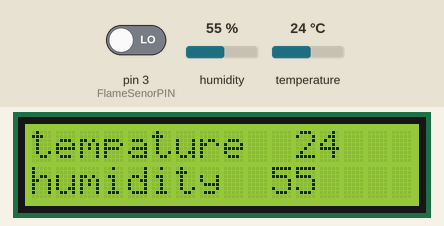
This sketch was run on a simulated Arduino Uno, built with avr-gcc and run on an emulated ATmega328P. On the bench: 16×2 character LCD. The test bench sets the inputs (shaded band); at power-on: pin 3 (FlameSenorPIN) LOW, humidity 55 %, temperature 24 °C. The modem accepts every AT command (registered, SIM ready, sends succeed) and sends nothing else; what the sketch prints to the serial monitor is not drawn.

Above: at 20.2 s.

The sketch:

Forest_Monitoring.ino
```cpp
#include <SimpleDHT.h>
#include <Wire.h>
#include <LiquidCrystal_I2C.h>
#include <SoftwareSerial.h>

// Define GSM module pins
#define GSM_TX_PIN 7  // Connect GSM module TX pin to Arduino pin 7
#define GSM_RX_PIN 8  // Connect GSM module RX pin to Arduino pin 8

// Define vibration sensor pin
#define FlameSenorPIN 3  // Connect vibration sensor to Arduino pin 2

SoftwareSerial gsmSerial(GSM_TX_PIN, GSM_RX_PIN);  // RX, TX

// for DHT11,
//      VCC: 5V or 3V
//      GND: GND
//      DATA: 2
int pinDHT11 = 2;
SimpleDHT11 dht11(pinDHT11);
LiquidCrystal_I2C lcd(0x27, 16, 2);

void setup() {
  Serial.begin(115200);
   gsmSerial.begin(9600);

  // Initialize vibration sensor pin as input
  pinMode(FlameSenorPIN, INPUT);
  gsmSerial.begin(9600);
  delay(1000);

  sendCommand("AT"); // Check if the module is responding
  delay(1000);

  // Enable caller ID information
  sendCommand("AT+CLIP=1");

  makeCall("+917339224811"); // Replace with your mobile number

  delay(2000);
}

void loop() {
  // start working...
  Serial.println("=================================");
  Serial.println("Sample DHT11...");

  // read without samples.
  byte temperature = 0;
  byte humidity = 0;
  int err = SimpleDHTErrSuccess;
  if ((err = dht11.read(&temperature, &humidity, NULL)) != SimpleDHTErrSuccess) {
    Serial.print("Read DHT11 failed, err="); Serial.println(err);delay(1000);
    return;
  }
  lcd.begin();

  // Turn on the blacklight and print a message.
  lcd.backlight();
  lcd.print("tempature  "); lcd.print((int)temperature);
  lcd.setCursor(0, 1);
  lcd.print("humidity  ");
  lcd.print((int)humidity);
  delay(1000);
  if(temperature>=40){

    // Send SMS
    lcd.clear();
    lcd.setCursor(0,1);
    lcd.print("Temperature is High");
    sendSMS("+917339224811", "It,s HIGH Temperature!");//your num

    // Wait for a while to prevent sending multiple SMS in a short time
    delay(5000); // Adjust delay time as needed
}
int flameValue = digitalRead(FlameSenorPIN);
if(flameValue == HIGH){
  Serial.println("Flame");
  makeCall("+917339224811"); // Replace with your mobile number

  delay(2000);

}

}

void sendSMS(String phoneNumber, String message) {
  // Send SMS command
  gsmSerial.println("AT+CMGF=1"); // Set SMS mode to text
  delay(1000);
  gsmSerial.print("AT+CMGS=\"");
  gsmSerial.print(phoneNumber);
  gsmSerial.println("\"");
  delay(1000);
  gsmSerial.println(message);
  delay(100);
  gsmSerial.println((char)26); // End SMS
  delay(1000);
}
void makeCall(const char* number) {
  gsmSerial.print("ATD");
  gsmSerial.print(number);
  gsmSerial.println(";");

  delay(15000); // Wait for 15 seconds

  gsmSerial.println("ATH"); // Hang up the call
  delay(1000);
}

void sendCommand(const char* command) {
  gsmSerial.println(command);

  while (!gsmSerial.available()) {} // Wait for response
  while (gsmSerial.available()) {
    Serial.write(gsmSerial.read());
  }
}
```
